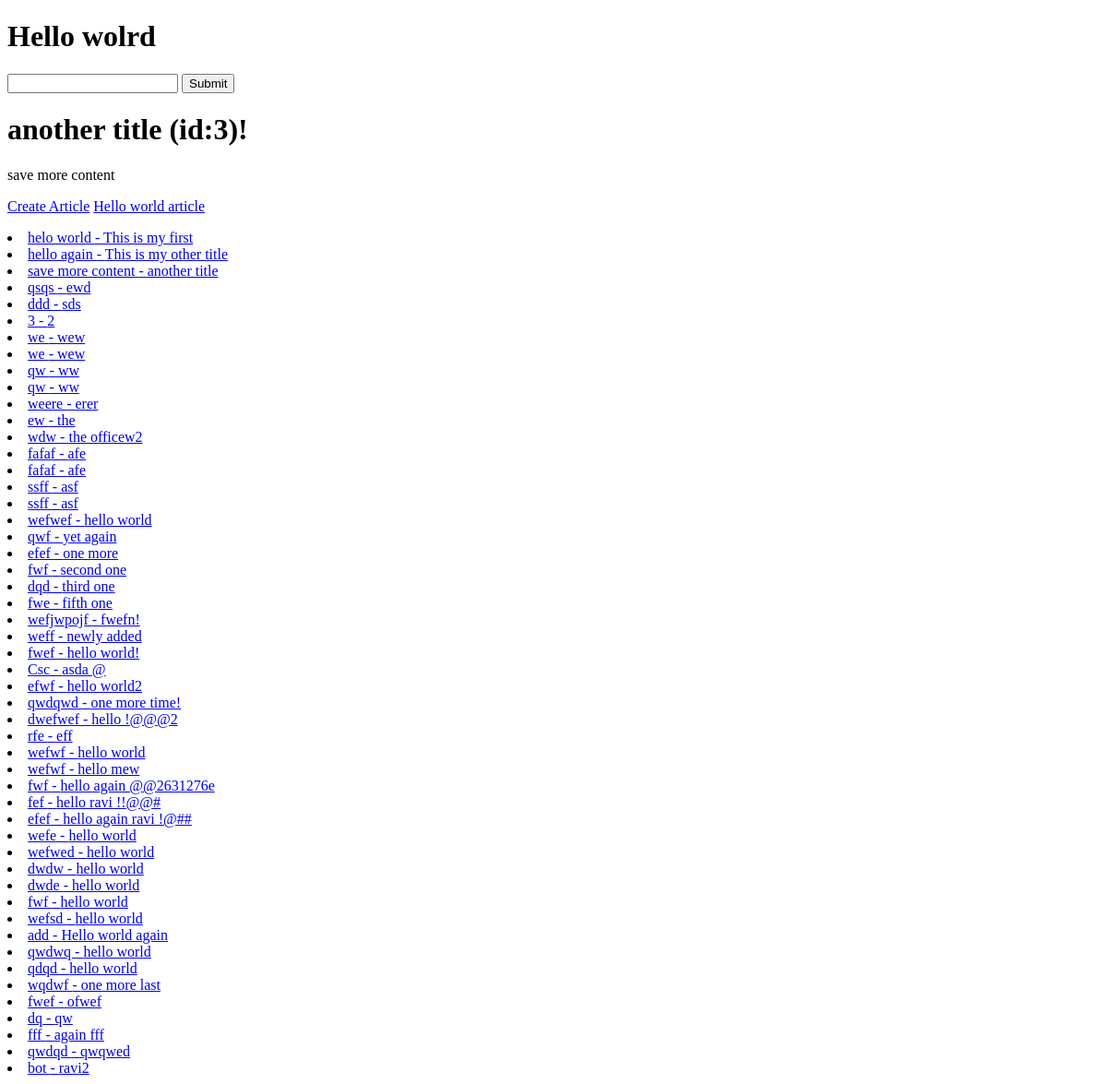
Before: / with the older database file.
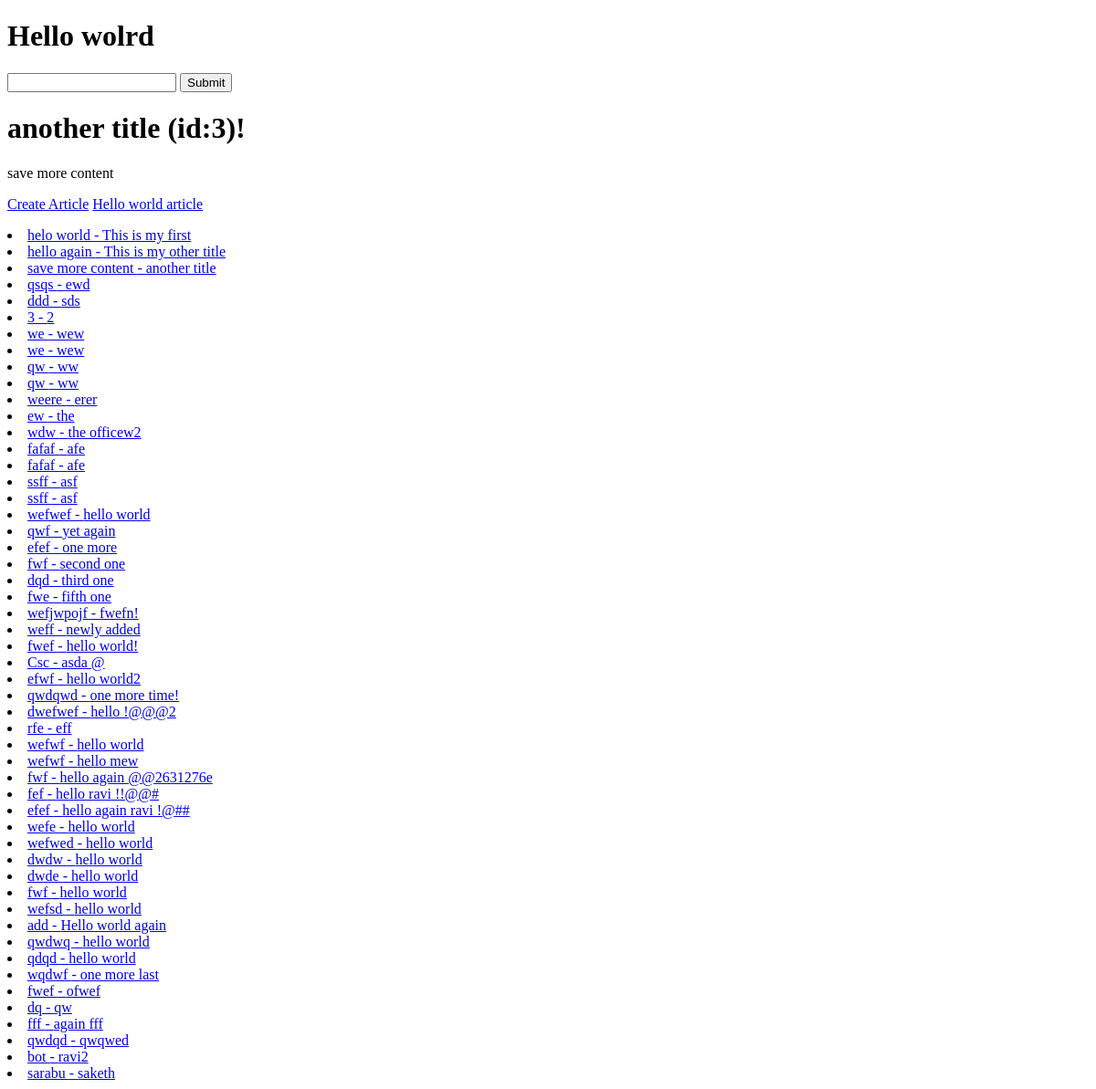
After: the same page with the newer database file.
### articles/models.py (models this page shows, shortened)
class Articles(models.Model):
    user = models.ForeignKey("auth.User", blank=True, null=True, on_delete = models.SET_NULL)   #auth is the default django user model
    title = models.CharField(max_length=120)
    slug = models.SlugField(unique=True,blank=True,null=True)
    content = models.TextField()
    timestamp = models.DateTimeField(auto_now_add=True)
    updated = models.DateTimeField(auto_now=True)
    publish = models.DateTimeField(auto_now_add=False,auto_now=False,null=True,blank=True)
    objects = ArticleManager()
    def get_absolute_url(self):
        return reverse("article-detail",kwargs={"slug":self.slug})

### trydjango/views.py (the view)
# urls.py: path('',home_view,name="home"),
def home_view(request,*args, **kwargs):
    print("here",kwargs)
    name ="Justin"
    number= random.randint(10,1233123)
    articles_obj = Articles.objects.get(id=3)
    articles_queryset = Articles.objects.all()
    context={
    "object_list": articles_queryset,
    "title": articles_obj.title,
    "id":articles_obj.id,
    "content":articles_obj.content
}
    HTML_STRING = render_to_string("home-view.html",context=context)
    return HttpResponse(HTML_STRING)

### articles/models.py (called while the page is built)
    def get_queryset(self):
        return ArticleQuerySet(self.model, using = self._db)

### templates/home-view.html (shortened to what this page needs)
{% extends "base.html"   %}
{% block content %}
<h1>{{ title }} (id:{{ id }})!</h1>
<p>{{ content }} </p>
<a href='{% url "article-create" %}'> Create Article</a>
<a href='{% url "article-detail" slug="hello-world" %}'>Hello world article</a>
<ul>
    {% for x in object_list %}
    {% if x.title %}</ul>
        <li><a href='{{x.get_absolute_url}}'> {{ x.content }} - {{x.title}}</a></li>
    {% endif %}
{% endfor %}
{% endblock content %}

Changed rows visible on the page:
added Articles: content "sarabu", title "saketh"
